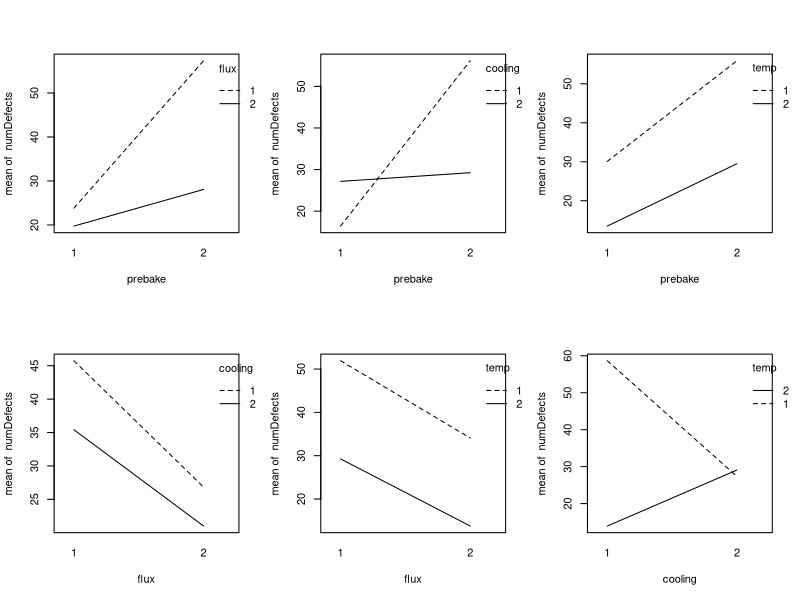
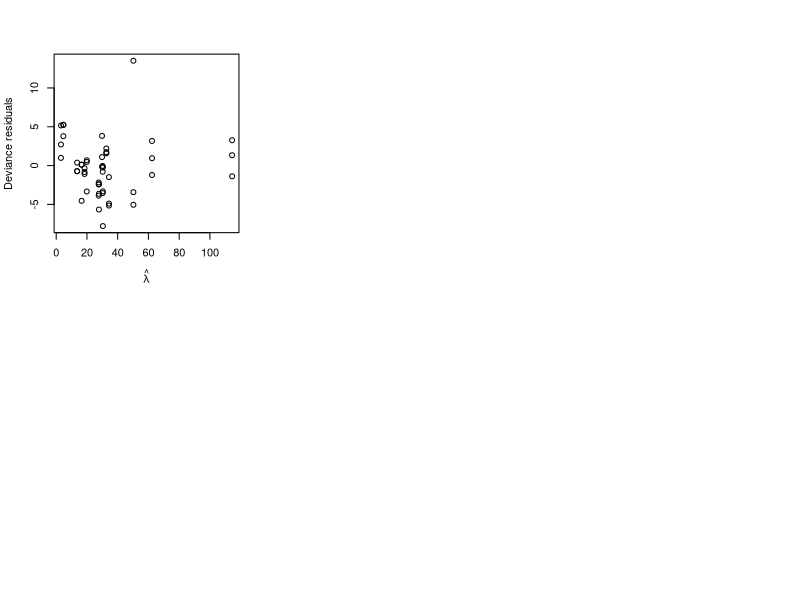
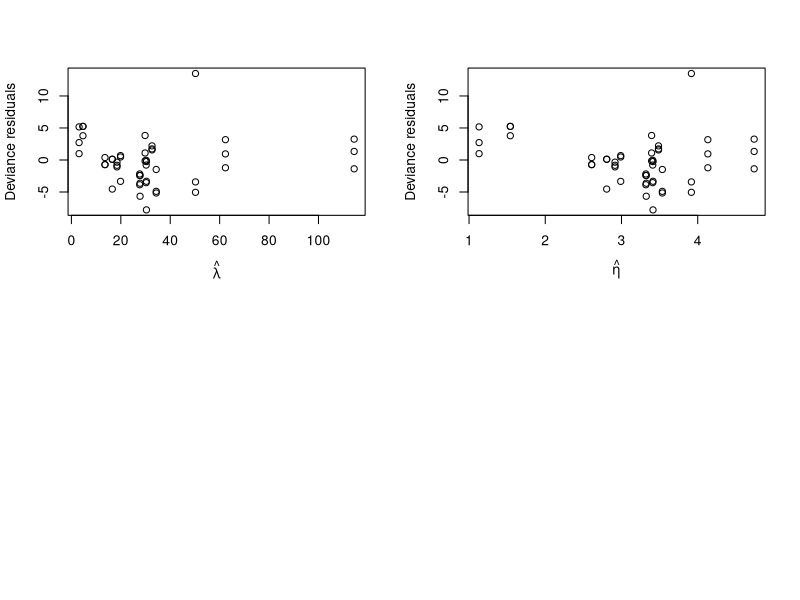

The R script that drew these images, in order: (Note: this script raises an error after producing the figures.)
q1.data <- read.table(file ="assignment2_prob1_2021.txt", header=TRUE)
names(data)
q1.data$prebake <- factor(q1.data$prebake)
q1.data$flux <- factor(q1.data$flux)
q1.data$cooling <- factor(q1.data$cooling)
q1.data$temp <- factor(q1.data$temp)

#Plotting Interaction plot
par(mfrow=c(2,3)) 
with(data=q1.data, interaction.plot(prebake, flux, numDefects)) 

with(data=q1.data, interaction.plot(prebake, cooling, numDefects))

with(data=q1.data, interaction.plot(prebake, temp, numDefects))

with(data=q1.data, interaction.plot(flux, cooling, numDefects))

with(data=q1.data, interaction.plot(flux, temp, numDefects))

with(data=q1.data, interaction.plot(cooling, temp, numDefects))







#Creating Addative model
Amodel <- glm(numDefects~., family = "poisson", data = q1.data)
summary(Amodel)

Fullmodel <- glm(numDefects~ (prebake+flux+cooling+temp)^2, family = "poisson", data=q1.data)
summary(Fullmodel)

model1 <- glm(numDefects~prebake*flux+prebake*cooling
              +prebake*temp+flux*temp+cooling*temp, 
              family = "poisson", data=q1.data)

anova(model1,Fullmodel, test="LRT")
# deviance residuals vs fitted values
plot(residuals(model1) ~ predict(model1,type="response"),
     xlab=expression(hat(lambda)), ylab="Deviance residuals")
par(mfrow=c(2,2)) 
# deviance residuals vs fitted values
plot(residuals(model1) ~ predict(model1,type="response"), xlab=expression(hat(lambda)), ylab="Deviance residuals")
# deviance residuals vs linear fitted values
plot(residuals(model1) ~ predict(model1),xlab=expression(hat(eta)), ylab="Deviance residuals")
# pearson residuals vs linear fitted values
plot(residuals(modp,type="pearson") ~ predict(model1), xlab=expression(hat(eta)), ylab="Pearson residuals")
# response residuals vs linear fitted values
plot(residuals(modp,type="response") ~ predict(model1), xlab=expression(hat(eta)), ylab="Response residuals")



par(mfrow=c(2,2)) 
halfnorm(influence(model1)$hat)
halfnorm(rstudent(model1)) 
halfnorm(cooks.distance(model1))
